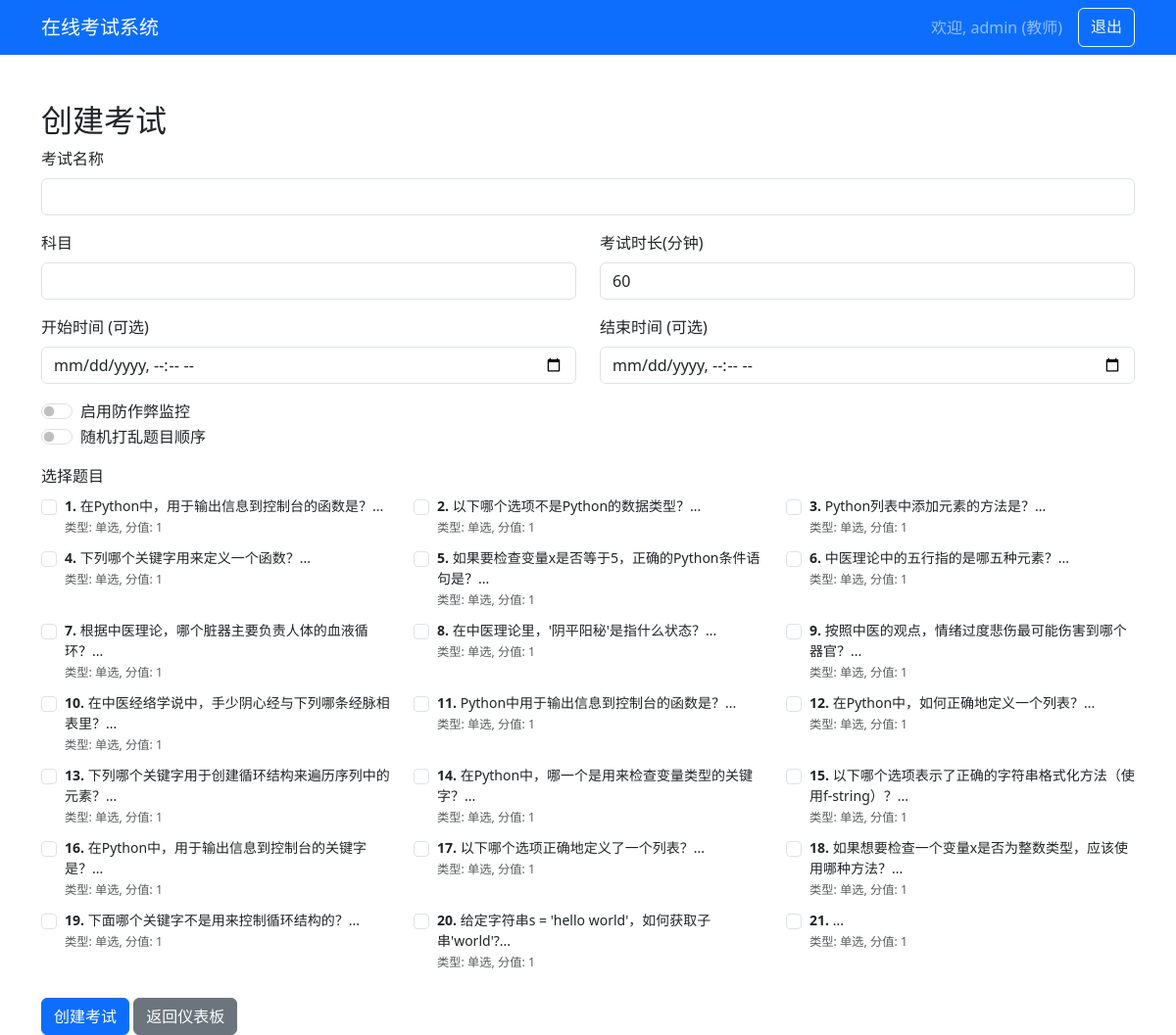
The app's page /create_exam (signed in) with its own data.
### tables this page shows
CREATE TABLE users (
            id INTEGER PRIMARY KEY AUTOINCREMENT,
            username TEXT UNIQUE NOT NULL,
            password TEXT NOT NULL,
            role TEXT NOT NULL, -- 'teacher' 或 'student'
            created_at TIMESTAMP DEFAULT CURRENT_TIMESTAMP
        );

CREATE TABLE questions (
            id INTEGER PRIMARY KEY AUTOINCREMENT,
            teacher_id INTEGER NOT NULL,
            question_text TEXT NOT NULL,
            option_a TEXT,
            option_b TEXT,
            option_c TEXT,
            option_d TEXT,
            option_e TEXT,
            option_f TEXT,
            correct_answer TEXT, -- 对于多选题，用逗号分隔多个答案，如"A,B,C"
            question_type TEXT DEFAULT 'multiple_choice', -- multiple_choice, multiple_select, true_false, short_answer, programming
            subject TEXT,
            difficulty TEXT, -- easy, medium, hard
            points INTEGER DEFAULT 1, -- 题目分值
            test_cases TEXT, -- 编程题的测试用例JSON
            solution_code TEXT, -- 编程题参考答案
            created_at TIMESTAMP DEFAULT CURRENT_TIMESTAMP, explanation TEXT,
            FOREIGN KEY (teacher_id) REFERENCES users(id)
        );

### app.py (the view, shortened to what this page needs)
@app.route('/create_exam', methods=['GET', 'POST'])
@login_required
@role_required('teacher')
def create_exam():
    with get_db() as conn:
        questions = conn.execute('SELECT * FROM questions WHERE teacher_id = ?', (session['user_id'],)).fetchall()
    return render_template('create_exam.html', questions=questions)

### app.py (called while the page is built)
def get_db_connection():
    conn = sqlite3.connect('exam_system.db')
    conn.row_factory = sqlite3.Row  # 使结果可以通过列名访问
    return conn

@contextmanager
def get_db():
    conn = get_db_connection()
    try:
        yield conn
    finally:
        conn.close()

def login_required(f):
    from functools import wraps
    @wraps(f)
    def decorated_function(*args, **kwargs):
        if 'user_id' not in session:
            return redirect(url_for('login'))
        return f(*args, **kwargs)
    return decorated_function

def role_required(required_role):
    def decorator(f):
        from functools import wraps
        @wraps(f)
        def decorated_function(*args, **kwargs):
            if 'user_id' not in session:
                return redirect(url_for('login'))
            with get_db() as conn:
                user = conn.execute('SELECT role FROM users WHERE id = ?',
                                   (session['user_id'],)).fetchone()
            if user['role'] != required_role:
                flash('您没有权限访问此页面', 'error')
                return redirect(url_for('dashboard'))
            return f(*args, **kwargs)
        return decorated_function
    return decorator

### templates/create_exam.html (shortened to what this page needs)
<!DOCTYPE html>
<html lang="zh-CN">
<head>
    <link href="https://cdn.jsdelivr.net/npm/bootstrap@5.3.0/dist/css/bootstrap.min.css" rel="stylesheet">
</head>
<body>
    <nav class="navbar navbar-expand-lg navbar-dark bg-primary">
        <div class="container">
            <a class="navbar-brand" href="/">在线考试系统</a>
            <div class="navbar-nav ms-auto">
                <span class="navbar-text me-3">欢迎, {{ session.username }} (教师)</span>
                <a class="btn btn-outline-light" href="{{ url_for('logout') }}">退出</a>
            </div>
        </div>
    </nav>
    <div class="container mt-5">
        <h2>创建考试</h2>
        <form method="POST">
            <div class="mb-3">
                <label for="exam_name" class="form-label">考试名称</label>
                <input type="text" class="form-control" id="exam_name" name="exam_name" required>
            </div>
            <div class="row">
                <div class="col-md-6">
                    <div class="mb-3">
                        <label for="subject" class="form-label">科目</label>
                        <input type="text" class="form-control" id="subject" name="subject" required>
                    </div>
                </div>
                <div class="col-md-6">
                    <div class="mb-3">
                        <label for="duration_minutes" class="form-label">考试时长(分钟)</label>
                        <input type="number" class="form-control" id="duration_minutes" name="duration_minutes" value="60" min="1" required>
                    </div>
                </div>
            </div>
            <div class="row">
                <div class="col-md-6">
                    <div class="mb-3">
                        <label for="start_time" class="form-label">开始时间 (可选)</label>
                        <input type="datetime-local" class="form-control" id="start_time" name="start_time">
                    </div>
                </div>
                <div class="col-md-6">
                    <div class="mb-3">
                        <label for="end_time" class="form-label">结束时间 (可选)</label>
                        <input type="datetime-local" class="form-control" id="end_time" name="end_time">
                    </div>
                </div>
            </div>
            <div class="mb-3">
                <div class="form-check form-switch">
                    <input class="form-check-input" type="checkbox" id="anti_cheat_enabled" name="anti_cheat_enabled">
                    <label class="form-check-label" for="anti_cheat_enabled">启用防作弊监控</label>
                </div>
                <div class="form-check form-switch">
                    <input class="form-check-input" type="checkbox" id="shuffle_questions" name="shuffle_questions">
                    <label class="form-check-label" for="shuffle_questions">随机打乱题目顺序</label>
                </div>
            </div>
            <div class="mb-3">
                <label class="form-label">选择题目</label>
                <div class="row">
                    {% for question in questions %}
                    <div class="col-md-6 col-lg-4 mb-2">
                        <div class="form-check">
                            <input class="form-check-input" type="checkbox" name="questions" value="{{ question.id }}" id="question_{{ question.id }}">
                            <label class="form-check-label small" for="question_{{ question.id }}">
                                <strong>{{ loop.index }}.</strong>
                                {{ question.question_text[:50] }}...
                                <br>
                                <small class="text-muted">
                                    类型: {{ '单选' if question.question_type == 'multiple_choice' else
                                          '多选' if question.question_type == 'multiple_select' else
                                          '判断' if question.question_type == 'true_false' else
                                          '简答' if question.question_type == 'short_answer' else
                                          '编程' if question.question_type == 'programming' else question.question_type }},
                                    分值: {{ question.points }}
                                </small>
                            </label>
                        </div>
                    </div>
                    {% endfor %}
                </div>
            </div>
            <button type="submit" class="btn btn-primary">创建考试</button>
            <a href="{{ url_for('dashboard') }}" class="btn btn-secondary">返回仪表板</a>
        </form>
    </div>
</body>
</html>

### records on screen
users: username "admin"
questions: question_text "在Python中，用于输出信息到控制台的函数是？", question_type "单选", points "1"
questions: question_text "以下哪个选项不是Python的数据类型？", question_type "单选", points "1"
questions: question_text "Python列表中添加元素的方法是？", question_type "单选", points "1"
questions: question_text "下列哪个关键字用来定义一个函数？", question_type "单选", points "1"
questions: question_text "如果要检查变量x是否等于5，正确的Python条件语句是？", question_type "单选", points "1"
questions: question_text "中医理论中的五行指的是哪五种元素？", question_type "单选", points "1"
questions: question_text "根据中医理论，哪个脏器主要负责人体的血液循环？", question_type "单选", points "1"
questions: question_text "在中医理论里，'阴平阳秘'是指什么状态？", question_type "单选", points "1"
questions: question_text "按照中医的观点，情绪过度悲伤最可能伤害到哪个器官？", question_type "单选", points "1"
questions: question_text "在中医经络学说中，手少阴心经与下列哪条经脉相表里？", question_type "单选", points "1"
questions: question_text "Python中用于输出信息到控制台的函数是？", question_type "单选", points "1"
questions: question_text "在Python中，如何正确地定义一个列表？", question_type "单选", points "1"
questions: question_text "下列哪个关键字用于创建循环结构来遍历序列中的元素？", question_type "单选", points "1"
questions: question_text "在Python中，哪一个是用来检查变量类型的关键字？", question_type "单选", points "1"
questions: question_text "以下哪个选项表示了正确的字符串格式化方法（使用f-string）？", question_type "单选", points "1"
questions: question_text "在Python中，用于输出信息到控制台的关键字是？", question_type "单选", points "1"
questions: question_text "以下哪个选项正确地定义了一个列表？", question_type "单选", points "1"
questions: question_text "如果想要检查一个变量x是否为整数类型，应该使用哪种方法？", question_type "单选", points "1"
questions: question_text "下面哪个关键字不是用来控制循环结构的？", question_type "单选", points "1"
questions: question_text "给定字符串s = 'hello world'，如何获取子串'world'?", question_type "单选", points "1"
questions: question_type "单选", points "1"
